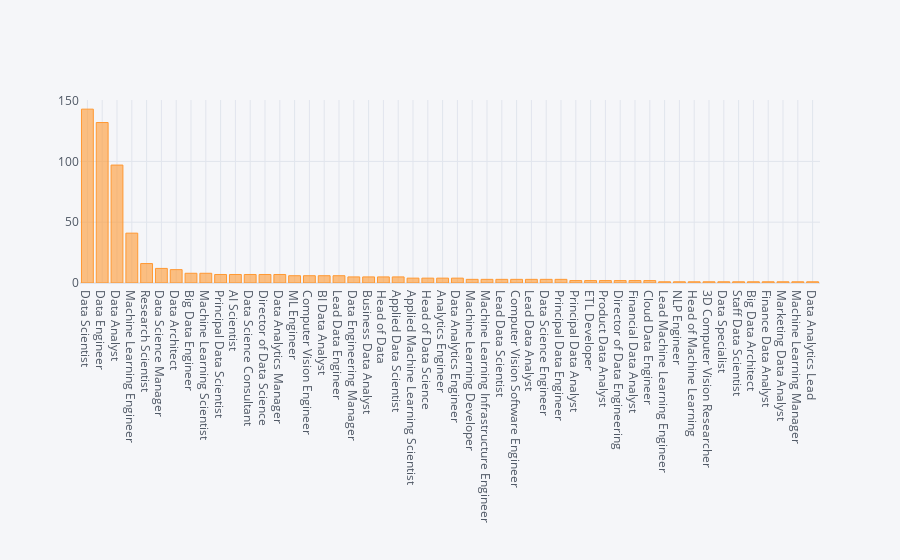

The notebook cell this image was saved under:
### Markdown cell above
### Q: counts of jobs

### Code cell
df['job_title'].value_counts().iplot(kind='bar')

### Figure 1 — Plotly figure (JSON) as saved in the notebook; plotly's stock layout.template omitted (floating-point values rounded to 4 significant figures)
{"data": [{"marker": {"color": "rgba(255, 153, 51, 0.6)", "line": {"color": "rgba(255, 153, 51, 1.0)", "width": 1}}, "name": "job_title", "orientation": "v", "text": "", "type": "bar", "x": ["Data Scientist", "Data Engineer", "Data Analyst", "Machine Learning Engineer", "Research Scientist", "Data Science Manager", "Data Architect", "Big Data Engineer", "Machine Learning Scientist", "Principal Data Scientist", "AI Scientist", "Data Science Consultant", "Director of Data Science", "Data Analytics Manager", "ML Engineer", "Computer Vision Engineer", "BI Data Analyst", "Lead Data Engineer", "Data Engineering Manager", "Business Data Analyst", "Head of Data", "Applied Data Scientist", "Applied Machine Learning Scientist", "Head of Data Science", "Analytics Engineer", "Data Analytics Engineer", "Machine Learning Developer", "Machine Learning Infrastructure Engineer", "Lead Data Scientist", "Computer Vision Software Engineer", "Lead Data Analyst", "Data Science Engineer", "Principal Data Engineer", "Principal Data Analyst", "ETL Developer", "Product Data Analyst", "Director of Data Engineering", "Financial Data Analyst", "Cloud Data Engineer", "Lead Machine Learning Engineer", "NLP Engineer", "Head of Machine Learning", "3D Computer Vision Researcher", "Data Specialist", "Staff Data Scientist", "Big Data Architect", "Finance Data Analyst", "Marketing Data Analyst", "Machine Learning Manager", "Data Analytics Lead"], "y": [143, 132, 97, 41, 16, 12, 11, 8, 8, 7, 7, 7, 7, 7, 6, 6, 6, 6, 5, 5, 5, 5, 4, 4, 4, 4, 3, 3, 3, 3, 3, 3, 3, 2, 2, 2, 2, 2, 2, 1, 1, 1, 1, 1, 1, 1, 1, 1, 1, 1]}], "layout": {"legend": {"bgcolor": "#F5F6F9", "font": {"color": "#4D5663"}}, "paper_bgcolor": "#F5F6F9", "plot_bgcolor": "#F5F6F9", "title": {"font": {"color": "#4D5663"}}, "xaxis": {"gridcolor": "#E1E5ED", "showgrid": true, "tickfont": {"color": "#4D5663"}, "title": {"font": {"color": "#4D5663"}, "text": ""}, "zerolinecolor": "#E1E5ED"}, "yaxis": {"gridcolor": "#E1E5ED", "showgrid": true, "tickfont": {"color": "#4D5663"}, "title": {"font": {"color": "#4D5663"}, "text": ""}, "zerolinecolor": "#E1E5ED"}}}
